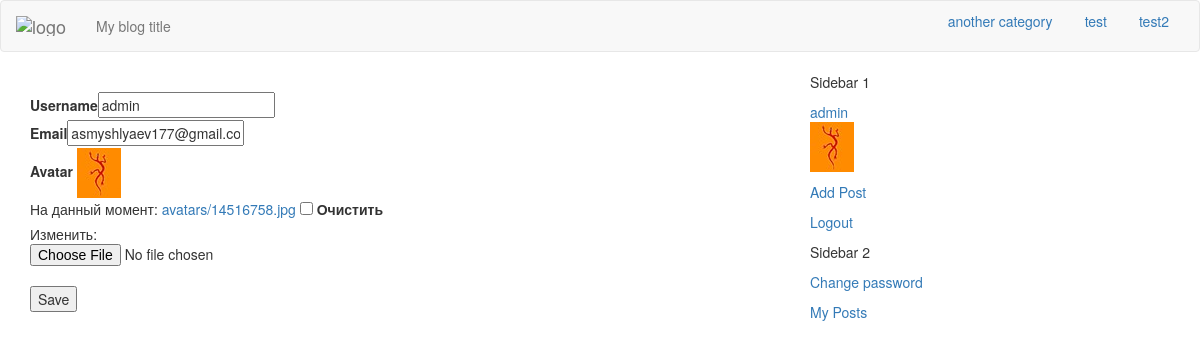
/dashboard/ (signed in), run on an earlier commit of the app's database.
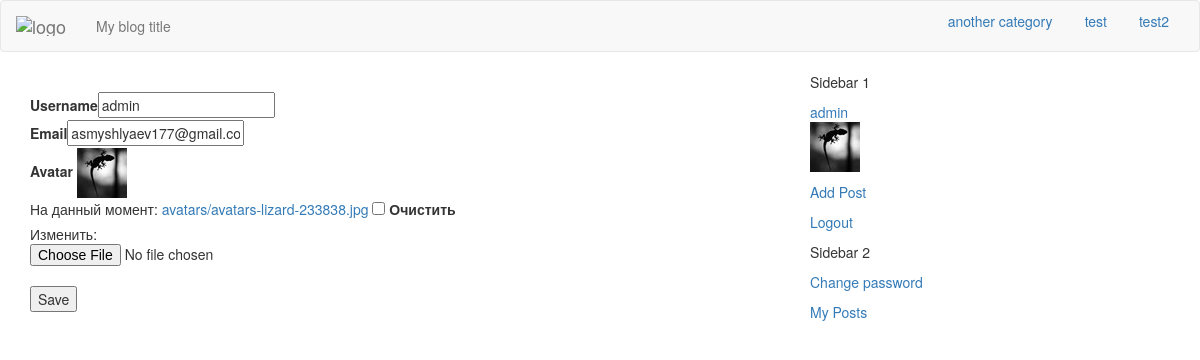
And on a later commit of the database.
### blog/models.py (models this page shows, shortened)
class myUser(AbstractBaseUser):
    index_together = [
    ["id", "username"],
    ]
    username = models.CharField("Username", max_length=30,
                                blank=False,
                                unique=True)
    avatar = ProcessedImageField(upload_to='avatars',
                                 processors=[ResizeToFit(50, 50)],
                                 format='JPEG',
                                 options={'quality': 90}, blank=True)
    email = models.EmailField(unique=True, blank=False)
    is_active = models.BooleanField("Is active", default=True)
    is_it_staff = models.BooleanField("Is stuff", default=False)
    is_it_superuser = models.BooleanField("Is admin", default=False)
    last_login = models.DateTimeField(auto_now=True)
    date_joined = models.DateTimeField(auto_now_add=True)
    REQUIRED_FIELDS = ['email',]
    USERNAME_FIELD = 'username'
    objects = MyUserManager()
    def get_avatar(self):
        return mark_safe('<img src="%s" class ="img-responsive"/>'\
                         % (self.avatar.url))
    get_avatar.short_description = 'Current avatar'

### blog/views.py (the view)
# urls.py: url(r'^dashboard/$', views.dashboard, name='dashboard'),
@login_required
def dashboard(request):
    if request.method == 'POST':
        form = MyUserChangeForm(request.POST, request.FILES,
                                instance=request.user)
        if form.is_valid():
            form.save()
    else:
        form = MyUserChangeForm(instance=request.user)
    return render(request, 'dashboard.html', {'cat_list': cat_list,
                                              'form': form},
                                )

### blog/forms.py
class MyUserChangeForm(forms.ModelForm):
    class Meta:
        model = myUser
        fields = ('username', 'email','avatar')

### blog/authentication.py (called while the page is built)
    def get_user(self, user_id):
        try:
            return User.objects.get(pk=user_id)
        except User.DoesNotExist:
            return None

### blog/models.py (called while the page is built)
    def __str__(self):
        return self.name

### templates/dashboard.html (shortened to what this page needs)
{% extends "index.html" %}
{% block sidebar %}
<div class="sidebar2">
  <p>
    Sidebar 2<br />
    <p><a href="{% url 'password_change' %}">Change password</a></p>
    <p><a href="{% url 'my_posts' %}">My Posts</a></p>
  </p>
</div>
{% endblock %}
{% block content %}
<div>
  <form action="{% url 'dashboard' %}" method="post"
   enctype="multipart/form-data">
    <div>
      <label for="username">Username</label>{{ form.username }}
    </div>
    <div>
    <label for="email">Email</label>{{ form.email }}
    </div>
    <div>
      <label for="avatar">Avatar </label>
      <img src="{{ request.scheme }}://{{ request.get_host }}/media/{{ request.user.avatar }}" />
    </div>
    <div>
      {{ form.avatar }}
    </div>
    {% csrf_token %}<br />
    <p>
      <input type="submit" value="Save" />
    </p>
  </form>
</div>
{% endblock %}

### templates/index.html (shortened to what this page needs)
{% load staticfiles %}
<!DOCTYPE html>
<html>
<head>
<link rel="stylesheet" href="/static/css/backtotop.css" type="text/css">
<link rel="stylesheet" href="/static/css/bootstrap.min.css" type="text/css" />
<link rel="stylesheet" href="/static/css/custom.css" type="text/css" />
</head>
<body>
  <div class="navbar navbar-default">
    <div class="container-fluid">
      <div class="navbar-header">
        <a class="navbar-brand" href="{{ request.scheme }}://{{ request.get_host }}">
          <img alt="logo" src="#" /></a>
        <p class="navbar-text">
          My blog title
        </p>
      </div>
      <ul class="nav nav-pills pull-right">
        {% for cat in cat_list %}
          {% if category and cat|slugify == category %}
            <li role="presentation" class="active">
            <a href="{{ request.scheme }}://{{ request.get_host }}/{{ cat|slugify }}">
              {{ cat }}</a></li>
          {% else %}
            <li role="presentation">
            <a href="{{ request.scheme }}://{{ request.get_host }}/{{ cat|slugify }}">
              {{ cat }}</a></li>
          {% endif %}
        {% endfor %}
      </ul>
    </div>
  </div>
<div class="container">
<div class="row">
  <div class="col-md-4 pull-right sidebar">
    <div class="sidebar1">
      <p>
        Sidebar 1<br />
      {% if user.is_authenticated %}
        <p><a href="{% url 'dashboard' %}">{{ user.username }}
                              {% if user.avatar %}
                              {{ user.get_avatar}}
                              {% endif %}</a></p>
        <p><a href="{% url 'add_post' %}">Add Post</a></p>
        <p><a href="{% url 'logout' %}">Logout</a></p>
      {% else %}
        <p><a href="{% url 'signup' %}">Register</a></p>
        <p><a href="{% url 'login' %}">Login</a></p>
      {% endif %}
      </p>
    </div>
    {% block sidebar %}{% endblock %}
  </div>
<div class="col-md-8 main">
<div class="content">
  {% block content %}
  {% endblock %}
</div>
</div>
</div>
</div>
</body>
</html>

What changed in the data, as far as the page shows it:
changed myUser "admin": get_avatar: a different picture; user.avatar: a different picture
Also different on the page:
text no longer shown: "На данный момент: avatars/14516758.jpg Очистить Изменить:"
text now shown: "На данный момент: avatars/avatars-lizard-233838.jpg Очистить Изменить:"
